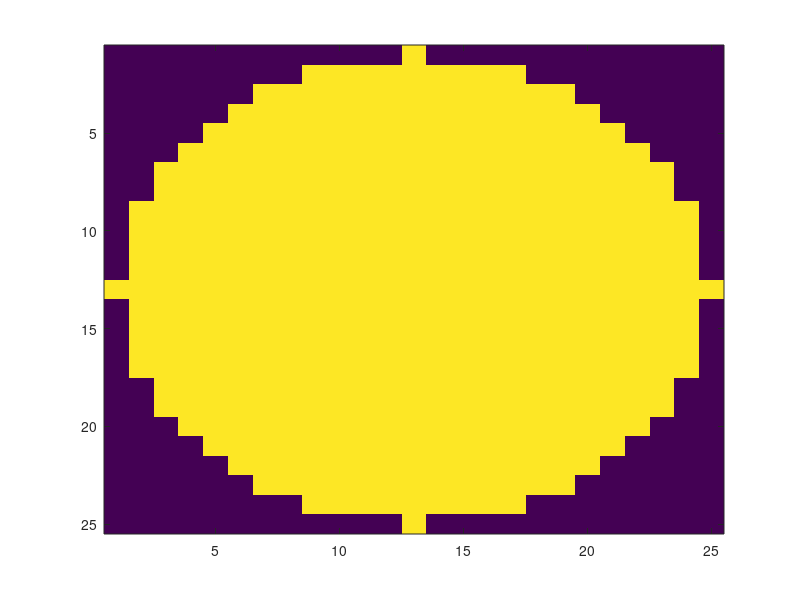

MATLAB code to generate this figure: (Note: this script raises an error after producing the figure.)
% Ralf Mouthaan
% University of Cambridge
% September 2020
%
% Testing the imaging capability of my system.

clc; clear variables; close all;

%%

Mask = ones(25, 25);
x = linspace(-12,12,25);
Mask(sqrt(x.^2 + x.'.^2) > 12) = 0;
Mask = logical(Mask);
imagesc(Mask);

load('T-Matrix');

%% Spade Hologram

arrSymbols = {'Spade', 'Club', 'Heart', 'Diamond'};

for i = 1:length(arrSymbols)
    
    Symbol = arrSymbols{i};

    Eout_meas = dlmread([Symbol ' Result.txt']);
    Ein_meas = dlmread([Symbol ' Hologram.txt']);

    Ein_meas = reshape(Ein_meas, 25,25);

    h = figure('Position', [400 400 400 400]);
    imagesc(angle(Ein_meas));
    cbar = colorbar;
    axis square;
    xticks('');
    yticks('');
    caxis([0 2*pi])
    cbar.Ticks = [0 pi 2*pi];
    cbar.TickLabels = {'0', '\pi', '2\pi'};
    colormap hsv
    
    saveas(h, [Symbol 'PhaseDisplayed.png'])

    Eout_meas = Eout_meas(:);
    Eout_meas = conj(Eout_meas);

    Ein_est = Tinv*Eout_meas;
    Ein_est = reshape(Ein_est, 25,25);
    arg = angle(Ein_est);
    arg = arg - mean(mean(arg(Ein_meas > 0)));
    arg(arg < 0) = arg(arg < 0) + 2*pi;
    arg(arg > 2*pi) = arg(arg > 2*pi) - 2*pi;

    h = figure('Position', [400 400 400 400]);
    imagesc(arg);
    cbar = colorbar;
    axis square;
    xticks('');
    yticks('');
    caxis([0 2*pi])
    cbar.Ticks = [0 pi 2*pi];
    cbar.TickLabels = {'0', '\pi', '2\pi'};
    colormap hsv

    Diff = angle(Ein_meas) - arg;
    Diff = abs(Diff);
    Diff(Diff > pi) = Diff(Diff > pi) - 2*pi;

    figure;
    imagesc(Diff);
    colorbar
    fprintf('%s Error = %f\n', Symbol, sum(sum(Diff(Mask)))/sum(sum(Mask)));

    saveas(h, [Symbol 'PhasePredicted.png'])

end

